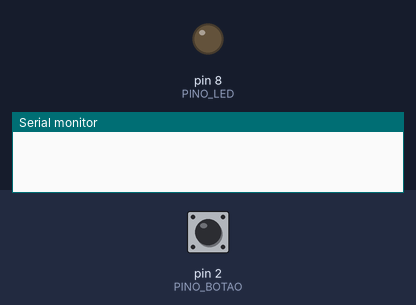
Bench run of a sketch on a simulated Arduino Uno, built with avr-gcc and run on an emulated ATmega328P. On the bench: output pins drawn as LEDs (lit = HIGH), the last lines printed to the serial monitor. The inputs (shaded band) are chosen by the test bench; at power-on: pin 2 (PINO_BOTAO) HIGH.

Above: at 1.2 s.
1.3 s: pin 2 (PINO_BOTAO) pulled LOW for 0.15 s
At 2.0 s:
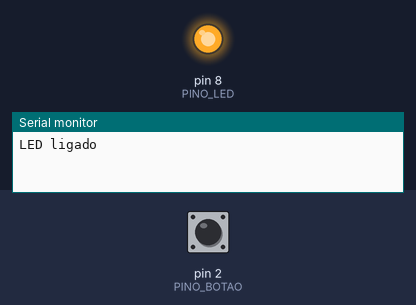
2.9 s: pin 2 (PINO_BOTAO) pulled LOW for 1 s
At 3.2 s:
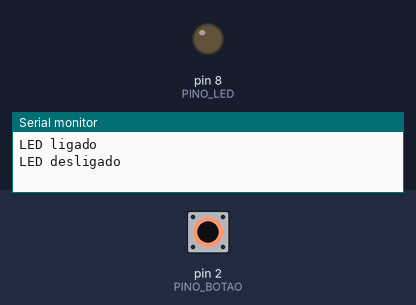
5.4 s: pin 2 (PINO_BOTAO) pulled LOW for 3.2 s
At 6.3 s:
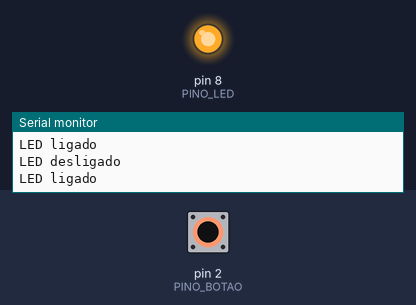
Timing chart, 0 to 8.4 s (numbered marks = the images above; inputs shaded):
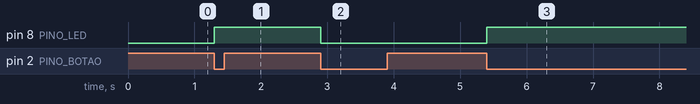

The sketch:

01b_botao.ino
```cpp
/*
  01b - Botao controlando o LED: de "interruptor" a "toggle"
  Placa: Arduino Uno/Nano

  Ligacoes:
    LED: pino 8 -> resistor 220 -> anodo (perna longa); catodo -> GND
    Botao: uma perna no pino 2, a outra no GND. Usamos INPUT_PULLUP:
           solto = HIGH (1), apertado = LOW (0)   <- atencao, e "ao contrario"!

  O que aprender: digitalRead, if/else, e a diferenca entre
  "LED acende ENQUANTO aperto" (versao A) e "cada toque inverte" (versao B).
*/
const int PINO_LED = 8;
const int PINO_BOTAO = 2;

bool ledLigado = false;
bool botaoAntes = HIGH;        // estado anterior do botao (para detectar o TOQUE)

void setup() {
  pinMode(PINO_LED, OUTPUT);
  pinMode(PINO_BOTAO, INPUT_PULLUP);
  Serial.begin(9600);
}

void loop() {
  bool botaoAgora = digitalRead(PINO_BOTAO);   // HIGH = solto, LOW = apertado

  // ---- VERSAO A: interruptor (acende enquanto aperta) ----
  // digitalWrite(PINO_LED, botaoAgora == LOW);

  // ---- VERSAO B: toggle (cada toque inverte) ----
  // so age na BORDA: estava solto e agora esta apertado
  if (botaoAntes == HIGH && botaoAgora == LOW) {
    ledLigado = !ledLigado;                     // inverte
    digitalWrite(PINO_LED, ledLigado);
    Serial.println(ledLigado ? "LED ligado" : "LED desligado");
    delay(50);                                  // debounce: ignora "tremidas" do contato
  }
  botaoAntes = botaoAgora;
}
```

Measured:
- after the input at 1.3 s, pin 8 (PINO_LED): LOW → HIGH at once
- after the input at 2.9 s, pin 8 (PINO_LED): HIGH → LOW at once
- after the input at 5.4 s, pin 8 (PINO_LED): LOW → HIGH at once
